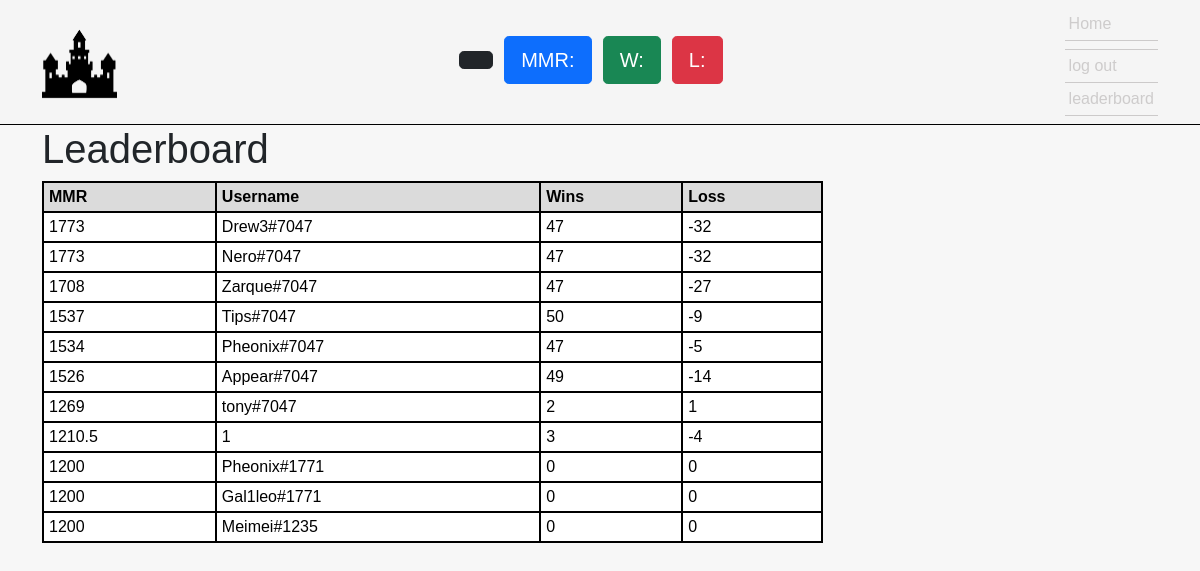
The page /leaderboard (signed in) on the database its author committed.
### website/models.py (models this page shows, shortened)
class Player(db.Model):
    id = db.Column(db.Integer, primary_key=True)
    username = db.Column(db.String(50))
    mmr = db.Column(db.Integer)
    wins = db.Column(db.Integer)
    loss = db.Column(db.Integer)
    icon_id = db.Column(db.Integer)
    player_date_created = db.Column(db.DateTime(timezone=True), default=func.now())

### website/views.py (the view)
@views.route('/leaderboard')
def leaderboard():
    leaderboard = Player.query.order_by(desc(Player.mmr))
    if current_user.is_authenticated:
        player = get_player_info(current_user.id)
        return render_template('leaderboard.html',user=current_user, player=player, value=leaderboard)
    else:
        return render_template('leaderboard.html',user=current_user, value=leaderboard)

### website/__init__.py (called while the page is built)
def create_app():
    application = Flask(__name__)
    application.config['SECRET_KEY'] = "helloworld"
    application.config['SQLALCHEMY_DATABASE_URI'] = f'sqlite:///{DB_NAME}'
    db.init_app(application)
    from .views import views
    from .auth import auth
    from .apis import apis
    application.register_blueprint(views, url_prefix="/")
    application.register_blueprint(auth, url_prefix="/")
    application.register_blueprint(apis, url_prefix="/api/")
    from .models import User
    login_manager = LoginManager()
    login_manager.login_view = "auth.login"
    login_manager.init_app(application)
    @login_manager.user_loader
    def load_user(id):
        return User.query.get(int(id))
    return application

### website/functions/player_processing.py (called while the page is built)
def get_player_info(u_id):
    p_name = User.query.filter_by(id=u_id).first()
    if p_name is not None:
        x = p_name.username
        u_name = Player.query.filter_by(username=x).first()
        return u_name

### website/templates/leaderboard.html (shortened to what this page needs)
{% extends 'base.html' %}
{% block body %}
<h1>
Leaderboard
</h1>
<table class="customTable">
    <thead>
    <tr>
        <th>MMR</th>
        <th>Username</th>
        <th>Wins</th>
        <th>Loss</th>
    </tr>
    </thead>
    <tbody>
        {% for row in value %}
            <tr>
                <td>{{row.mmr}}</td>
                <td>{{row.username}}</td>
                <td>{{row.wins}}</td>
                <td>{{row.loss}}</td>
            </tr>
        {% endfor %}
    </tbody>
</table>
{% endblock %}

### website/static/css/main.css (style rules this page uses)
:root { --color-bg-nav: #f5f5f5; --color-bg-body: #F7F7F7; }
body { margin: 0; font-family: sans-serif; background-color: var(--color-bg-body); }

### website/templates/leaderboard.html (style rules this page uses)
table.customTable { width: 70%; background-color: #FFFFFF; border-collapse: collapse; border-width: 2px; border-color: #000000; border-style: solid; color: #000000; }
table.customTable td, table.customTable th { border-width: 2px; border-color: #000000; border-style: solid; padding: 5px; }
table.customTable thead { background-color: #DBDBDB; }

### rows shown on the page
Player: mmr "1773", username "Drew3#7047", wins "47", loss "-32"
Player: mmr "1773", username "Nero#7047", wins "47", loss "-32"
Player: mmr "1708", username "Zarque#7047", wins "47", loss "-27"
Player: mmr "1537", username "Tips#7047", wins "50", loss "-9"
Player: mmr "1534", username "Pheonix#7047", wins "47", loss "-5"
Player: mmr "1526", username "Appear#7047", wins "49", loss "-14"
Player: mmr "1269", username "tony#7047", wins "2", loss "1"
Player: mmr "1210.5", username "1", wins "3", loss "-4"
Player: mmr "1200", username "Pheonix#1771", wins "0", loss "0"
Player: mmr "1200", username "Gal1leo#1771", wins "0", loss "0"
Player: mmr "1200", username "Meimei#1235", wins "0", loss "0"
